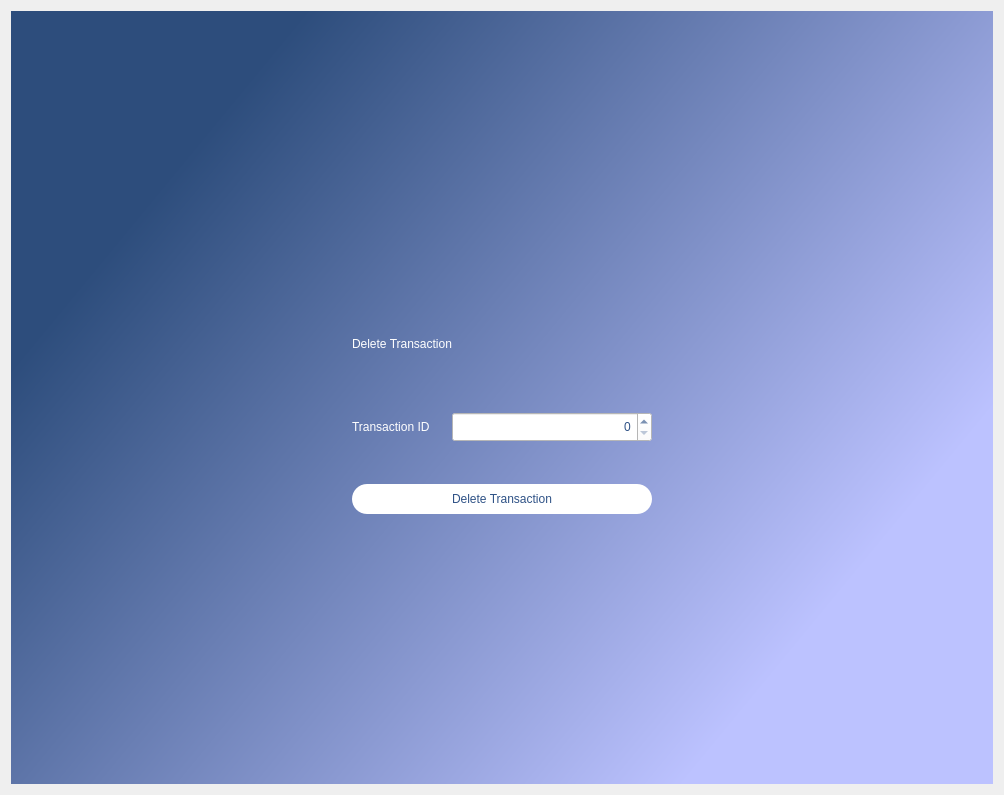
<?xml version="1.0" encoding="UTF-8"?>
<ui version="4.0">
 <class>Dialog</class>
 <widget class="QDialog" name="Dialog">
  <property name="geometry">
   <rect>
    <x>0</x>
    <y>0</y>
    <width>1004</width>
    <height>795</height>
   </rect>
  </property>
  <property name="windowTitle">
   <string>Dialog</string>
  </property>
  <layout class="QGridLayout" name="gridLayout_3">
   <item row="0" column="0">
    <widget class="QWidget" name="backGroundWidget" native="true">
     <property name="styleSheet">
      <string notr="true">QWidget#backGroundWidget{
background-color: qlineargradient(spread:pad, x1:0.0567727, y1:0.375, x2:0.784, y2:0.846, stop:0 rgba(45, 77, 124, 255), stop:1 rgba(188, 194, 255, 255));}</string>
     </property>
     <layout class="QGridLayout" name="gridLayout">
      <item row="5" column="2">
       <widget class="QWidget" name="widgetRightMargin" native="true">
        <property name="minimumSize">
         <size>
          <width>50</width>
          <height>0</height>
         </size>
        </property>
       </widget>
      </item>
      <item row="5" column="1">
       <widget class="QWidget" name="widgetContent" native="true">
        <property name="minimumSize">
         <size>
          <width>0</width>
          <height>250</height>
         </size>
        </property>
        <property name="maximumSize">
         <size>
          <width>500</width>
          <height>16777215</height>
         </size>
        </property>
        <layout class="QGridLayout" name="gridLayout_4">
         <item row="4" column="0" colspan="2">
          <widget class="QLabel" name="labelError">
           <property name="minimumSize">
            <size>
             <width>0</width>
             <height>30</height>
            </size>
           </property>
           <property name="maximumSize">
            <size>
             <width>16777215</width>
             <height>30</height>
            </size>
           </property>
           <property name="styleSheet">
            <string notr="true">color: rgb(255, 0, 0);
font: 10pt &quot;Segoe UI&quot;;</string>
           </property>
           <property name="text">
            <string/>
           </property>
          </widget>
         </item>
         <item row="0" column="0" colspan="2">
          <widget class="QLabel" name="labelNewAccount">
           <property name="minimumSize">
            <size>
             <width>0</width>
             <height>50</height>
            </size>
           </property>
           <property name="maximumSize">
            <size>
             <width>16777215</width>
             <height>16777215</height>
            </size>
           </property>
           <property name="styleSheet">
            <string notr="true">font: 36pt &quot;Segoe UI&quot;;
color: rgb(255, 255, 255)</string>
           </property>
           <property name="text">
            <string>Delete Transaction</string>
           </property>
          </widget>
         </item>
         <item row="5" column="0" colspan="2">
          <widget class="QPushButton" name="buttonDeleteTransaction">
           <property name="minimumSize">
            <size>
             <width>0</width>
             <height>30</height>
            </size>
           </property>
           <property name="styleSheet">
            <string notr="true">border-radius:15px;
font: 16pt &quot;Segoe UI&quot;;
background-color: rgb(255, 255, 255);
color: rgb(47, 82, 134);</string>
           </property>
           <property name="text">
            <string>Delete Transaction</string>
           </property>
          </widget>
         </item>
         <item row="1" column="0">
          <widget class="QLabel" name="labelTransactionID">
           <property name="styleSheet">
            <string notr="true">font: 12pt &quot;Segoe UI&quot;;
color: rgb(255, 255, 255)</string>
           </property>
           <property name="text">
            <string>Transaction ID</string>
           </property>
          </widget>
         </item>
         <item row="1" column="1">
          <widget class="QSpinBox" name="spinBoxTransactionId">
           <property name="minimumSize">
            <size>
             <width>200</width>
             <height>30</height>
            </size>
           </property>
           <property name="maximumSize">
            <size>
             <width>200</width>
             <height>30</height>
            </size>
           </property>
           <property name="styleSheet">
            <string notr="true">font: 16pt &quot;Segoe UI&quot;;
background-color: rgb(255, 255, 255);
color: rgb(47, 82, 134);</string>
           </property>
           <property name="alignment">
            <set>Qt::AlignRight|Qt::AlignTrailing|Qt::AlignVCenter</set>
           </property>
          </widget>
         </item>
        </layout>
        <zorder>labelNewAccount</zorder>
        <zorder>labelTransactionID</zorder>
        <zorder>buttonDeleteTransaction</zorder>
        <zorder>labelError</zorder>
        <zorder>spinBoxTransactionId</zorder>
       </widget>
      </item>
      <item row="0" column="0">
       <widget class="QWidget" name="widgetExit" native="true">
        <layout class="QGridLayout" name="gridLayout_2"/>
       </widget>
      </item>
      <item row="5" column="0">
       <widget class="QWidget" name="widgetLeftMargin" native="true">
        <property name="minimumSize">
         <size>
          <width>50</width>
          <height>0</height>
         </size>
        </property>
       </widget>
      </item>
      <item row="6" column="1">
       <widget class="QWidget" name="widgetBottomMargin" native="true">
        <property name="minimumSize">
         <size>
          <width>0</width>
          <height>25</height>
         </size>
        </property>
       </widget>
      </item>
      <item row="0" column="1">
       <widget class="QWidget" name="widgetTopMargin" native="true">
        <property name="minimumSize">
         <size>
          <width>0</width>
          <height>25</height>
         </size>
        </property>
        <layout class="QVBoxLayout" name="verticalLayout_2"/>
       </widget>
      </item>
     </layout>
    </widget>
   </item>
  </layout>
 </widget>
 <resources/>
 <connections/>
</ui>
